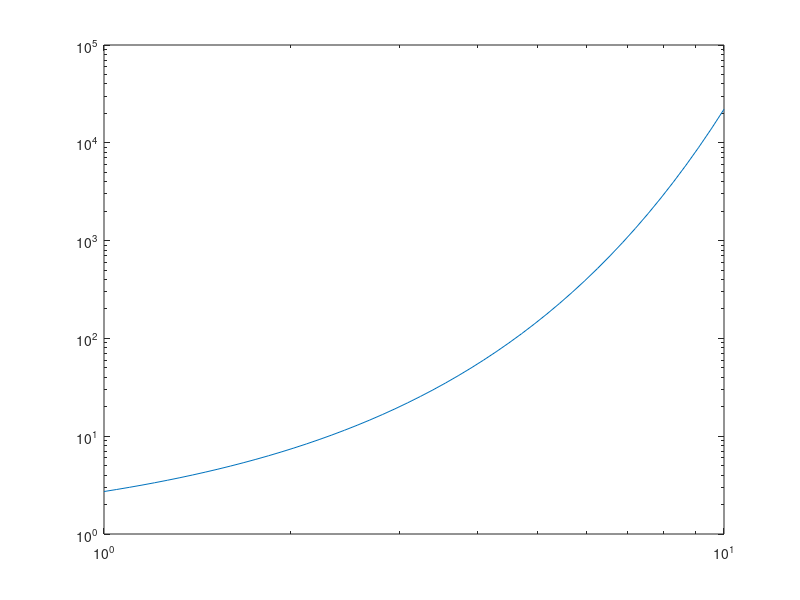

Recreate this plot in MATLAB. (Note: this script raises an error after producing the figure.)
% complex_2_by_3.m
% Generate a complex 2-by-3 grid layout
% Stephan Gahima/paper-draft-tex

% Ref. https://www.mathworks.com/products/matlab/plot-gallery.html

% IDEA: Three plots for the top row, and a sigle plot for bottom row

clear,close all,clc

% Set up LaTex parameters
lw = 17.5875; lh = 22.93674;
addpath('../')

% Left-top plot: Create Logarithmic Axis Plots
x = logspace(0,1);
y = exp(x);
loglog(x,y)
print(gcf, "loglog-without-ffsp", "-dpdf");
ffsp(gcf, gca, lw, lh, 2, 3, filename="loglog-with-ffsp");

% Center-top plot: Display Color-Scaled Images From Arrays 
figure
Z = peaks;         % Create peak data set
im = imagesc(Z);
print(gcf, "peaks-without-ffsp", "-dpdf");
ffsp(gcf, gca, lw, lh, 2, 3, filename="peaks-with-ffsp");

% Right-top plot: Create and Customize Histograms
load("carbig.mat")
barColor = "red";
barTransparency = 0.3;
edges = 5:5:45;                  % Create vector of desired edges
figure
histogram(MPG, edges,...    % Use edges as the second argument
   "FaceColor",barColor,...      % Specify bar color
   "FaceAlpha",barTransparency); % Specify bar transparency between 0 and 1
title("MPG of 406 cars")
xlabel("Miles Per Gallon (MPG)")
ylabel("Number of cars")
print(gcf, "hist-without-ffsp", "-dpdf");
ffsp(gcf, gca, lw, lh, 2, 3, filename="hist-with-ffsp");

% Bottom plot: Visualize Flow Data Using Streamline Plots
[X,Y,U,V] = readWindData;
[xstart, ystart] = getStartCoordinates(X,Y);
figure
s = streamline(X,Y,U,V,xstart,ystart);
hold on
q = quiver(X,Y,U,V);
axis equal
print(gcf, "stream-without-ffsp", "-dpdf");
ffsp(gcf, gca, lw, lh, 2, 1, filename="stream-with-ffsp");

% Helper functions 
function [xstart, ystart] = getStartCoordinates(X,Y)
    xstart = [X(:,1) X(end,:)' X(1,:)'];
    ystart = [Y(:,1) Y(end,:)' Y(1,:)'];
end

function [X,Y,U,V] = readWindData()
    load wind
    X = x(11:22,11:22,1);
    Y = y(11:22,11:22,1);
    U = u(11:22,11:22,1);
    V = v(11:22,11:22,1);
end